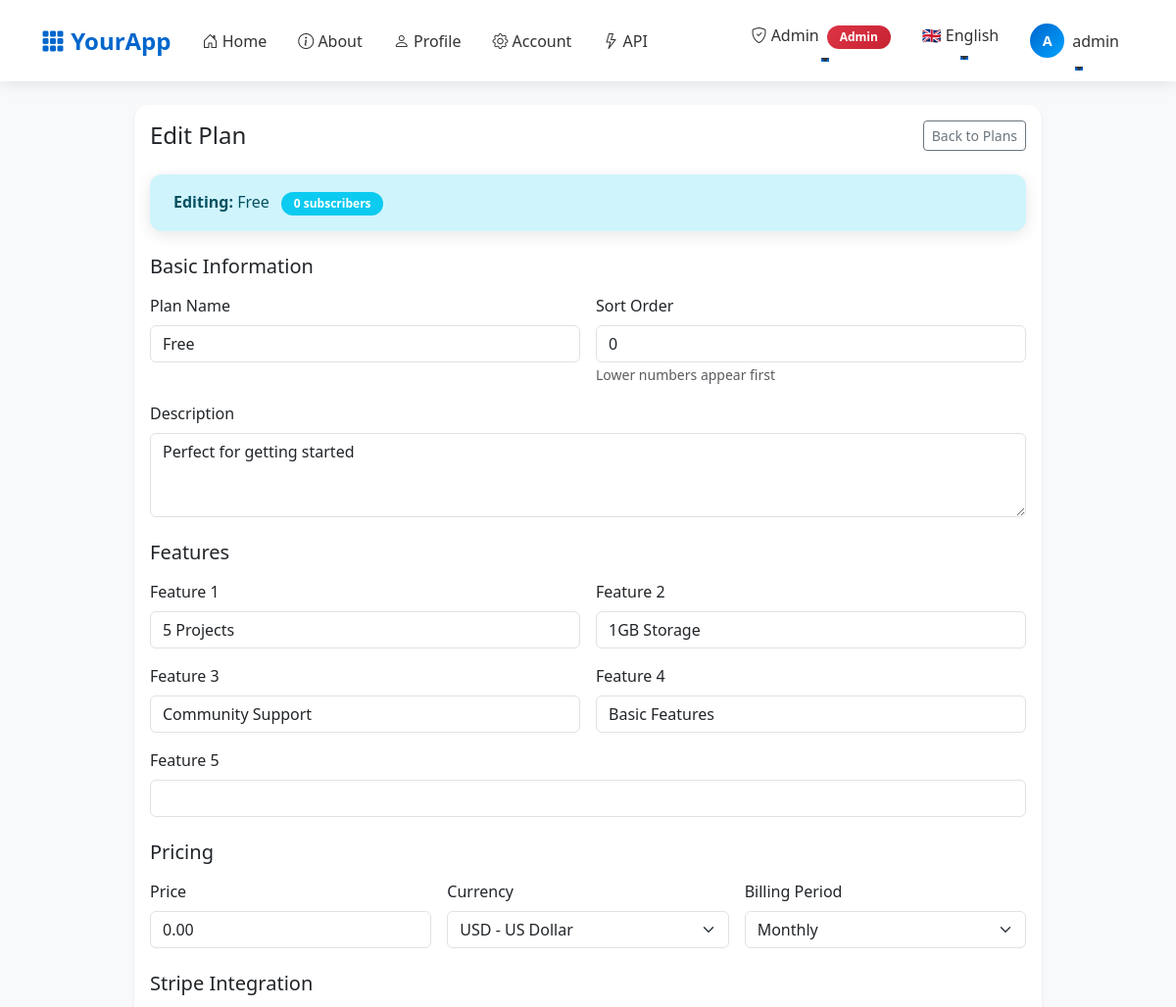
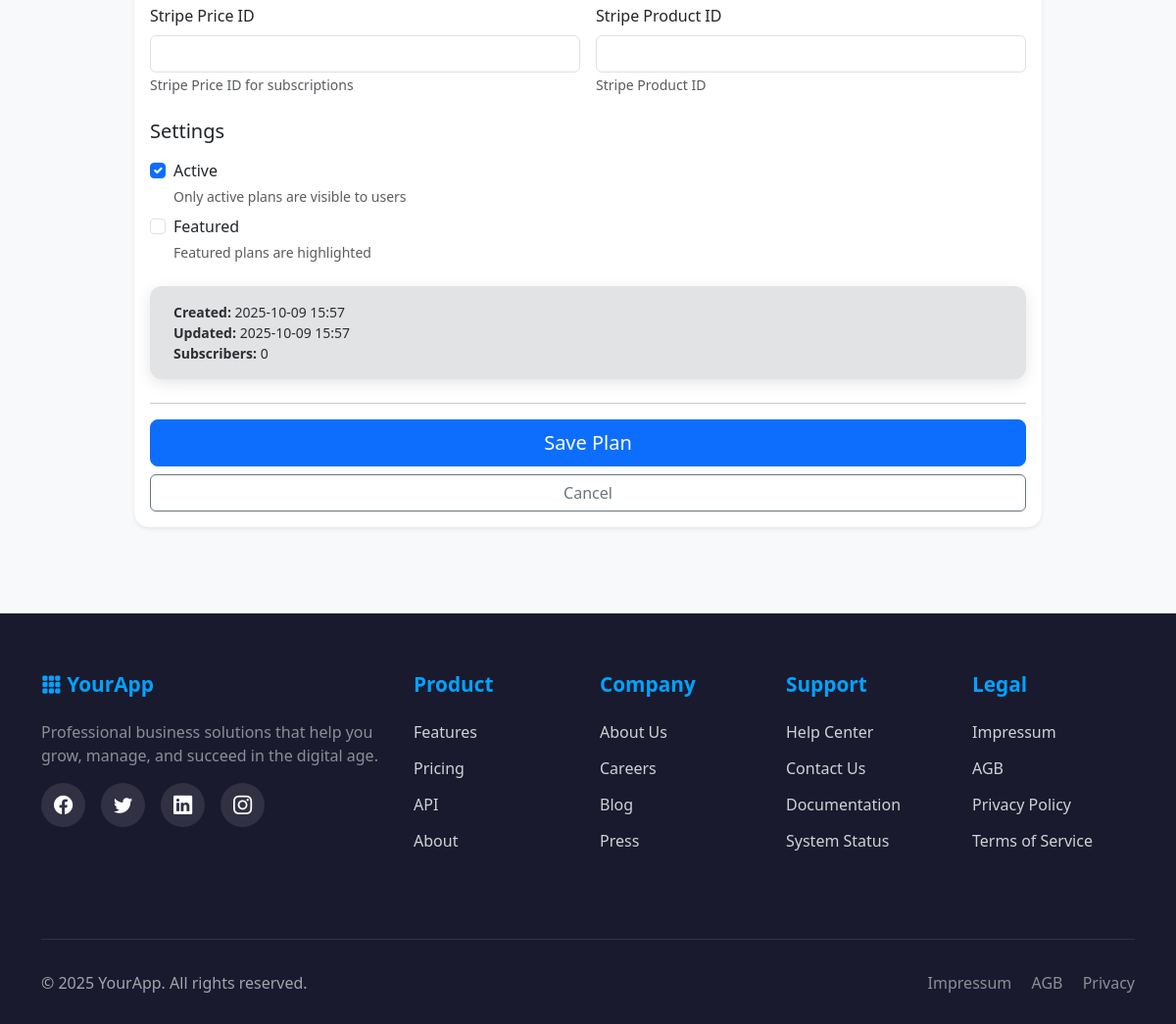
/admin/plans/1/edit (signed in), run on the app's committed database (2 pictures, top to bottom).
### app/models/user.py (models this page shows, shortened)
class User(UserMixin, db.Model):
    id = db.Column(db.Integer, primary_key=True)
    email = db.Column(db.String(255), unique=True, nullable=False, index=True)
    language = db.Column(db.String(5), default='en')
    role = db.Column(db.String(20), nullable=False, default='user', index=True)
    password_hash = db.Column(db.String(255), nullable=False)
    created_at = db.Column(db.DateTime, default=datetime.utcnow, nullable=False)
    confirmed_at = db.Column(db.DateTime, nullable=True)
    is_active = db.Column(db.Boolean, default=True, nullable=False, index=True)
    plan_id = db.Column(db.Integer, db.ForeignKey('plan.id'), nullable=True)
    plan = db.relationship('Plan', back_populates='users')
    plan_subscribed_at = db.Column(db.DateTime, nullable=True)
    billing = db.relationship("BillingProfile", uselist=False, back_populates="user", cascade="all, delete-orphan")
    api_keys = db.relationship("APIKey", back_populates="user", cascade="all, delete-orphan", lazy='dynamic')
    @property
    def is_authenticated(self):
        return True

### app/models/plan.py (models this page shows, shortened)
class Plan(db.Model):
    id = db.Column(db.Integer, primary_key=True)
    name = db.Column(db.String(100), nullable=False, unique=True)
    description = db.Column(db.Text, nullable=True)
    option1 = db.Column(db.String(255), nullable=True)  # e.g., "10 Projects"
    option2 = db.Column(db.String(255), nullable=True)  # e.g., "Unlimited Storage"
    option3 = db.Column(db.String(255), nullable=True)  # Additional feature
    option4 = db.Column(db.String(255), nullable=True)  # Additional feature
    option5 = db.Column(db.String(255), nullable=True)  # Additional feature
    price = db.Column(db.Numeric(10, 2), nullable=False, default=0.00)
    currency = db.Column(db.String(3), nullable=False, default='USD')
    billing_period = db.Column(db.String(20), nullable=False, default='monthly')  # monthly, yearly, lifetime
    stripe_price_id = db.Column(db.String(255), nullable=True)  # Stripe Price ID
    stripe_product_id = db.Column(db.String(255), nullable=True)  # Stripe Product ID
    is_active = db.Column(db.Boolean, default=True, nullable=False)
    is_featured = db.Column(db.Boolean, default=False, nullable=False)
    sort_order = db.Column(db.Integer, default=0)  # For display ordering
    created_at = db.Column(db.DateTime, default=datetime.utcnow, nullable=False)
    updated_at = db.Column(db.DateTime, default=datetime.utcnow, onupdate=datetime.utcnow)
    users = db.relationship('User', back_populates='plan', lazy='dynamic')

### app/blueprints/admin/routes.py (the view, shortened to what this page needs)
@bp.route('/plans/<int:plan_id>/edit', methods=['GET', 'POST'])
@login_required
@roles_required('admin')
def edit_plan(plan_id):
    plan = Plan.query.get_or_404(plan_id)
    from .forms import PlanForm
    form = PlanForm(obj=plan)
    return render_template('admin/edit_plan.html', form=form, plan=plan)

### app/templates/admin/edit_plan.html (shortened to what this page needs)
{% extends "base.html" %}
{% block content %}
<div class="row justify-content-center">
  <div class="col-12 col-lg-10">
    <div class="card shadow-sm">
      <div class="card-body">
        <div class="d-flex justify-content-between align-items-center mb-4">
          <h1 class="h4 mb-0">{{ _('Edit Plan') }}</h1>
          <a href="{{ url_for('admin.plans') }}" class="btn btn-sm btn-outline-secondary">
            {{ _('Back to Plans') }}
          </a>
        </div>
        <div class="alert alert-info mb-4">
          <strong>{{ _('Editing') }}:</strong> {{ plan.name }}
          <span class="badge bg-info ms-2">{{ plan.users.count() }} {{ _('subscribers') }}</span>
        </div>
        <form method="POST" novalidate>
          <h5 class="mb-3">{{ _('Basic Information') }}</h5>
          <div class="row g-3 mb-4">
            <div class="col-md-6">
              {{ form.name.label(class="form-label") }}
              {{ form.name(class="form-control" + (" is-invalid" if form.name.errors else "")) }}
            </div>
            <div class="col-md-6">
              {{ form.sort_order.label(class="form-label") }}
              {{ form.sort_order(class="form-control" + (" is-invalid" if form.sort_order.errors else "")) }}
              <small class="form-text text-muted">{{ _('Lower numbers appear first') }}</small>
            </div>
            <div class="col-12">
              {{ form.description.label(class="form-label") }}
              {{ form.description(class="form-control" + (" is-invalid" if form.description.errors else ""), rows=3) }}
            </div>
          </div>
          <h5 class="mb-3">{{ _('Features') }}</h5>
          <div class="row g-3 mb-4">
            <div class="col-md-6">
              {{ form.option1.label(class="form-label") }}
              {{ form.option1(class="form-control") }}
            </div>
            <div class="col-md-6">
              {{ form.option2.label(class="form-label") }}
              {{ form.option2(class="form-control") }}
            </div>
            <div class="col-md-6">
              {{ form.option3.label(class="form-label") }}
              {{ form.option3(class="form-control") }}
            </div>
            <div class="col-md-6">
              {{ form.option4.label(class="form-label") }}
              {{ form.option4(class="form-control") }}
            </div>
            <div class="col-md-12">
              {{ form.option5.label(class="form-label") }}
              {{ form.option5(class="form-control") }}
            </div>
          </div>
          <h5 class="mb-3">{{ _('Pricing') }}</h5>
          <div class="row g-3 mb-4">
            <div class="col-md-4">
              {{ form.price.label(class="form-label") }}
              {{ form.price(class="form-control" + (" is-invalid" if form.price.errors else "")) }}
            </div>
            <div class="col-md-4">
              {{ form.currency.label(class="form-label") }}
              {{ form.currency(class="form-select") }}
            </div>
            <div class="col-md-4">
              {{ form.billing_period.label(class="form-label") }}
              {{ form.billing_period(class="form-select") }}
            </div>
          </div>
          <h5 class="mb-3">{{ _('Stripe Integration') }}</h5>
          <div class="row g-3 mb-4">
            <div class="col-md-6">
              {{ form.stripe_price_id.label(class="form-label") }}
              {{ form.stripe_price_id(class="form-control") }}
              <small class="form-text text-muted">{{ _('Stripe Price ID for subscriptions') }}</small>
            </div>
            <div class="col-md-6">
              {{ form.stripe_product_id.label(class="form-label") }}
              {{ form.stripe_product_id(class="form-control") }}
              <small class="form-text text-muted">{{ _('Stripe Product ID') }}</small>
            </div>
          </div>
          <h5 class="mb-3">{{ _('Settings') }}</h5>
          <div class="mb-4">
            <div class="form-check mb-2">
              {{ form.is_active(class="form-check-input") }}
              {{ form.is_active.label(class="form-check-label") }}
              <small class="form-text text-muted d-block">{{ _('Only active plans are visible to users') }}</small>
            </div>
            <div class="form-check">
              {{ form.is_featured(class="form-check-input") }}
              {{ form.is_featured.label(class="form-check-label") }}
              <small class="form-text text-muted d-block">{{ _('Featured plans are highlighted') }}</small>
            </div>
          </div>
          <div class="alert alert-secondary small mb-4">
            <strong>{{ _('Created') }}:</strong> {{ plan.created_at.strftime('%Y-%m-%d %H:%M') }}<br>
            <strong>{{ _('Updated') }}:</strong> {{ plan.updated_at.strftime('%Y-%m-%d %H:%M') if plan.updated_at else '-' }}<br>
            <strong>{{ _('Subscribers') }}:</strong> {{ plan.users.count() }}
          </div>
          <hr>
          <div class="d-grid gap-2">
            {{ form.submit(class="btn btn-primary btn-lg") }}
            <a href="{{ url_for('admin.plans') }}" class="btn btn-outline-secondary">{{ _('Cancel') }}</a>
          </div>
        </form>
      </div>
    </div>
  </div>
</div>
{% endblock %}

### app/templates/base.html (shortened to what this page needs)
<!doctype html>
<html lang="en">
<head>
    <link href="https://cdn.jsdelivr.net/npm/bootstrap@5.3.3/dist/css/bootstrap.min.css" rel="stylesheet">
    <link rel="stylesheet" href="https://cdn.jsdelivr.net/npm/bootstrap-icons@1.11.0/font/bootstrap-icons.css">
    <link href="{{ url_for('static', filename='css/app.css') }}" rel="stylesheet">
</head>
<body>
    <nav class="navbar navbar-expand-lg navbar-light sticky-top">
        <div class="container">
            <a class="navbar-brand" href="{{ url_for('main.index') }}">
                <i class="bi bi-grid-3x3-gap-fill"></i> YourApp
            </a>
            <div class="collapse navbar-collapse" id="navbarNav">
                <ul class="navbar-nav me-auto">
                    <li class="nav-item">
                        <a class="nav-link" href="{{ url_for('main.index') }}">
                            <i class="bi bi-house-door"></i> {{ _('Home') }}
                        </a>
                    </li>
                    <li class="nav-item">
                        <a class="nav-link" href="{{ url_for('main.about') }}">
                            <i class="bi bi-info-circle"></i> {{ _('About') }}
                        </a>
                    </li>
                    {% if current_user.is_authenticated %}
                    <li class="nav-item">
                        <a class="nav-link" href="{{ url_for('main.profile') }}">
                            <i class="bi bi-person"></i> {{ _('Profile') }}
                        </a>
                    </li>
                    <li class="nav-item">
                        <a class="nav-link" href="{{ url_for('account.overview') }}">
                            <i class="bi bi-gear"></i> {{ _('Account') }}
                        </a>
                    </li>
                    {% endif %}
                    <li class="nav-item">
                        <a class="nav-link" href="/api/v1/ping">
                            <i class="bi bi-lightning"></i> API
                        </a>
                    </li>
                </ul>
                <ul class="navbar-nav">
                    {% if current_user.is_authenticated %}
                        {% if current_user.role == 'admin' %}
                        <li class="nav-item dropdown">
                            <a class="nav-link dropdown-toggle" href="#" id="adminDropdown" role="button"
                               data-bs-toggle="dropdown" aria-expanded="false">
                                <i class="bi bi-shield-check"></i> {{ _('Admin') }}
                                <span class="badge badge-admin ms-1">Admin</span>
                            </a>
                        </li>
                        {% endif %}
                        <li class="nav-item dropdown language-dropdown">
                            <a class="nav-link dropdown-toggle" href="#" id="languageDropdown" role="button"
                               data-bs-toggle="dropdown" aria-expanded="false">
                                {% if current_user.language == 'de' %}
                                    🇩🇪 Deutsch
                                {% else %}
                                    🇬🇧 English
                                {% endif %}
                            </a>
                        </li>
                        <li class="nav-item dropdown">
                            <a class="nav-link dropdown-toggle d-flex align-items-center" href="#" id="userDropdown"
                               role="button" data-bs-toggle="dropdown" aria-expanded="false">
                                <div class="user-avatar me-2">
                                    {{ current_user.email[0]|upper }}
                                </div>
                                <span class="d-none d-lg-inline">{{ current_user.email.split('@')[0] }}</span>
                            </a>
                        </li>
                    {% endif %}
                </ul>
            </div>
        </div>
    </nav>
    <main class="py-4">
        <div class="container">
            {% block content %}{% endblock %}
        </div>
    </main>
    <footer class="footer">
        <div class="container">
            <div class="row">
                <div class="col-lg-4 mb-4">
                    <h3 class="footer-title">
                        <i class="bi bi-grid-3x3-gap-fill"></i> YourApp
                    </h3>
                    <p class="text-white-50">Professional business solutions that help you grow, manage, and succeed in the digital age.</p>
                    <div class="social-links">
                        <a href="#" aria-label="Facebook"><i class="bi bi-facebook"></i></a>
                        <a href="#" aria-label="Twitter"><i class="bi bi-twitter"></i></a>
                        <a href="#" aria-label="LinkedIn"><i class="bi bi-linkedin"></i></a>
                        <a href="#" aria-label="Instagram"><i class="bi bi-instagram"></i></a>
                    </div>
                </div>
                <div class="col-lg-2 col-md-6 mb-4">
                    <h4 class="footer-title">Product</h4>
                    <ul class="footer-links">
                        <li><a href="{{ url_for('main.index') }}#features">Features</a></li>
                        <li><a href="{{ url_for('account.view_plan') }}">Pricing</a></li>
                        <li><a href="/api/v1/ping">API</a></li>
                        <li><a href="{{ url_for('main.about') }}">About</a></li>
                    </ul>
                </div>
                <div class="col-lg-2 col-md-6 mb-4">
                    <h4 class="footer-title">Company</h4>
                    <ul class="footer-links">
                        <li><a href="{{ url_for('main.about') }}">About Us</a></li>
                        <li><a href="/careers">Careers</a></li>
                        <li><a href="/blog">Blog</a></li>
                        <li><a href="/press">Press</a></li>
                    </ul>
                </div>
                <div class="col-lg-2 col-md-6 mb-4">
                    <h4 class="footer-title">Support</h4>
                    <ul class="footer-links">
                        <li><a href="/help">Help Center</a></li>
                        <li><a href="/contact">Contact Us</a></li>
                        <li><a href="/docs">Documentation</a></li>
                        <li><a href="/status">System Status</a></li>
                    </ul>
                </div>
                <div class="col-lg-2 col-md-6 mb-4">
                    <h4 class="footer-title">Legal</h4>
                    <ul class="footer-links">
                        <li><a href="/impressum">Impressum</a></li>
                        <li><a href="/agb">AGB</a></li>
                        <li><a href="/privacy">Privacy Policy</a></li>
                        <li><a href="/terms">Terms of Service</a></li>
                    </ul>
                </div>
            </div>
            <div class="footer-bottom">
                <div class="row">
                    <div class="col-md-6 text-center text-md-start mb-3 mb-md-0">
                        <p class="mb-0">&copy; 2025 YourApp. All rights reserved.</p>
                    </div>
                    <div class="col-md-6 text-center text-md-end">
                        <p class="mb-0">
                            <a href="/impressum" class="text-white-50 text-decoration-none me-3">Impressum</a>
                            <a href="/agb" class="text-white-50 text-decoration-none me-3">AGB</a>
                            <a href="/privacy" class="text-white-50 text-decoration-none">Privacy</a>
                        </p>
                    </div>
                </div>
            </div>
        </div>
    </footer>
</body>
</html>

### data on the page
User: email "A", email "admin"
Plan: name "Free", sort_order "0", description "Perfect for getting started", option1 "5 Projects", option2 "1GB Storage", option3 "Community Support", option4 "Basic Features", price "0.00", currency "USD - US Dollar", billing_period "Monthly", is_active "☑", created_at "2025-10-09 15:57", updated_at "2025-10-09 15:57"

### other printed values
{{ plan.users.count() }} "0"
